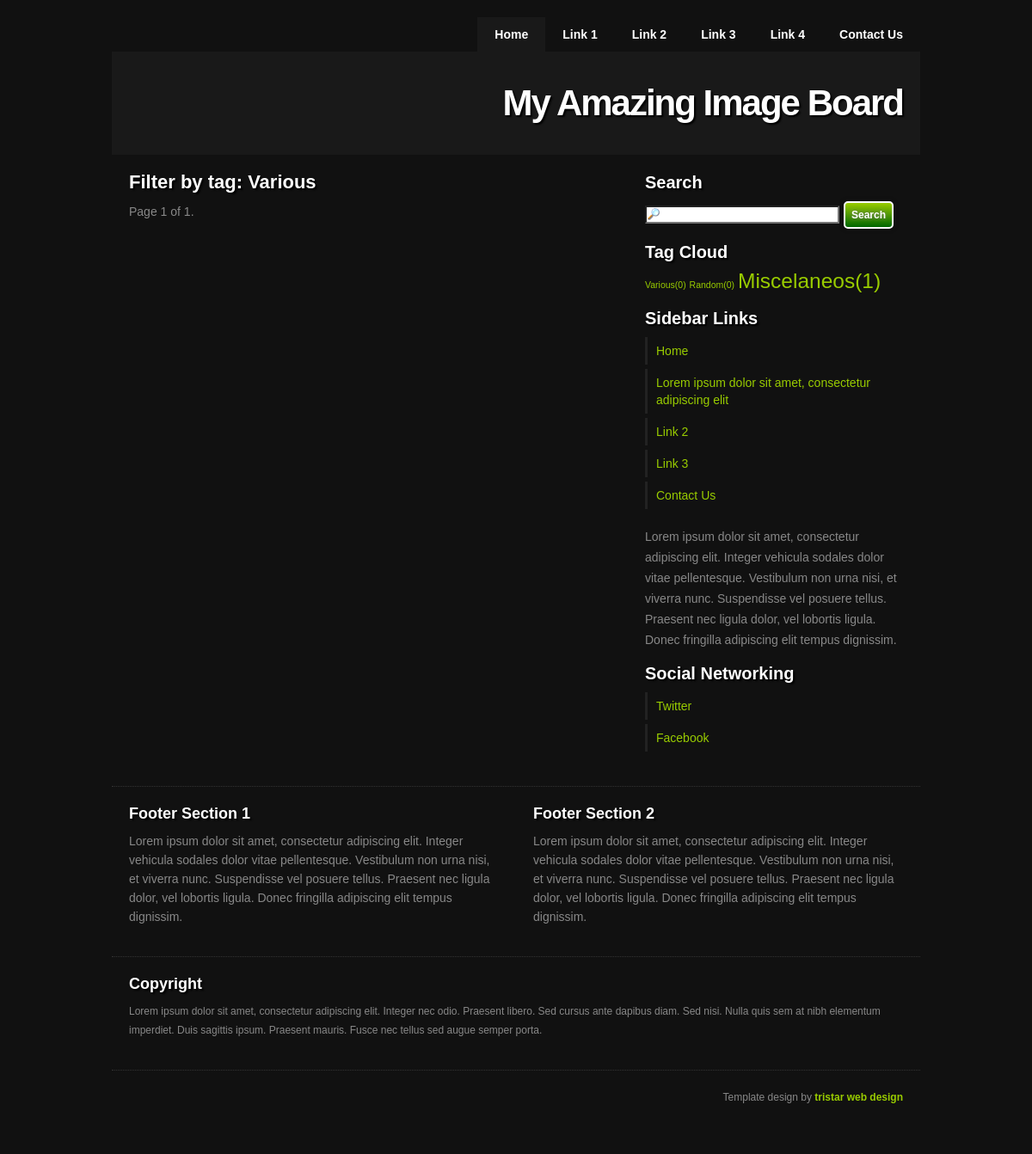
Page /tag/1/ on the committed database.
### imageboard/models.py (models this page shows, shortened)
class Tag(models.Model):
    title = models.CharField(max_length=100)
    images_per_tag = models.ManyToManyField(Image, through='ImageTag')
    def __unicode__(self):
        return self.title

### imageboard/views.py (the view)
# urls.py: url(r'^tag/(?P<tag_id>[0-9]+)/$', views.detail_tags, name = 'tag_details'),
def detail_tags(request, tag_id):
    tags = Tag.objects.get(pk = tag_id)
    tags_per_image = tags.images_per_tag.all()
    pag_images = paginator_exe(request, tags_per_image)
    tag_cloud = tagcloud()
    template = 'tags/detail_tags.html'
    data = {
        'tags': pag_images.object_list,
        'paginator_images': pag_images,
        'query': tags.title,
        'tagcloud': tag_cloud
    }
    return render_to_response(template, data, context_instance=RequestContext(request))

### imageboard/views.py (called while the page is built)
def paginator_exe(req, list, case=IMAGES_PER_PAGE):
    paginator = Paginator(list, case) # Show N post per page
    page = req.GET.get('page')
    try:
        pag_images = paginator.page(page)
    except (PageNotAnInteger, TypeError):
        pag_images = paginator.page(1)
    except EmptyPage:
        pag_images = paginator.page(paginator.num_pages)
    return pag_images

def tagcloud(threshold=0, maxsize=1.75, minsize=.75):
    counts, taglist, tagcloud = [], [], []
    tags = Tag.objects.all()
    for tag in tags:
        count = ImageTag.objects.filter(tag=tag.id).count()
        count >= threshold and (counts.append(count), taglist.append(tag))
    maxcount = max(counts)
    mincount = min(counts)
    constant = log(maxcount - (mincount - 1))/(maxsize - minsize or 1)
    tagcount = zip(taglist, counts)
    for tag, count in tagcount:
        size = log(count - (mincount - 1))/constant + minsize
        tagcloud.append({'tag': tag, 'count': count, 'size': round(size, 7)})
    return tagcloud

### public/templates/tags/detail_tags.html (shortened to what this page needs)
{% extends "base.html" %}
{% load staticfiles %}
{% block stylesheet %}
<link rel="stylesheet" href="{% static "css/style.css" %}" type="text/css" media="screen" />
{% endblock %}
{% block content %}
<section id="content">
  <h2>Filter by tag: {{query}}</h2>
  <div class="pagination">
    <span class="step-links">
      <span class="current">
        Page {{ paginator_images.number }} of {{ paginator_images.paginator.num_pages }}.
      </span>
    </span>
  </div>
</section>
{% endblock %}
{% block aside %}{% include "aside.html" %}{% endblock %}

### public/templates/aside.html
<aside id="sidebar">
  <h3>Search</h3>
  <form name="input" action="/search/" method="get">
    <ul class="clearfix">
      <li><input type="text" name="q" class="searchBox" /><input class="form-submit-button-2" type="submit" value="Search" /></li>
    </ul>
  </form>
  <h3>Tag Cloud</h3>
  <p>
  {% for tag in tagcloud %}
  <a style="font-size: {{ tag.size }}em;" title="tags" href="{% url 'imageboard:tag_details' tag.tag.id %}">{{ tag.tag }}({{ tag.count }})</a>
  {% endfor %}
  </p>
  <h3>Sidebar Links</h3>
  <ul class="clearfix">
    <li><a title="home" href="{% url 'imageboard:image_index' %}">Home</a></li>
    <li><a title="link 1" href="{% url 'imageboard:image_index' %}">Lorem ipsum dolor sit amet, consectetur adipiscing elit</a></li>
    <li><a title="link 2" href="{% url 'imageboard:image_index' %}">Link 2</a></li>
    <li><a title="link 3" href="{% url 'imageboard:image_index' %}">Link 3</a></li>
    <li><a title="contact us" href="{% url 'imageboard:image_index' %}">Contact Us</a></li>
  </ul>
  <p>Lorem ipsum dolor sit amet, consectetur adipiscing elit. Integer vehicula sodales dolor vitae pellentesque. Vestibulum non urna nisi, et viverra nunc. Suspendisse vel posuere tellus. Praesent nec ligula dolor, vel lobortis ligula. Donec fringilla adipiscing elit tempus dignissim.</p>
  <h3>Social Networking</h3>
  <ul class="clearfix">
    <li><a title="twitter" href="{% url 'imageboard:image_index' %}">Twitter</a></li>
    <li><a title="facebook" href="{% url 'imageboard:image_index' %}">Facebook</a></li>
  </ul>
</aside>

### public/static/css/style.css (style rules this page uses)
body { background: #111; font-family: Helvetica, Arial, sans-serif; color: #888; padding: 20px; font-size: 14px; }
a { color: #9C0; }
p { margin: 0 0 15px 0; }
h2 { font-weight: bold; font-size: 22px; margin: 0 0 10px 0; color: #FFF; text-shadow: 2px 2px 2px #000000; }
h3 { font-weight: bold; font-size: 20px; margin: 0 0 10px 0; color: #FFF; text-shadow: 2px 2px 2px #000000; }
section#content { float: left; width: 560px; padding: 20px; }
aside#sidebar { float: left; width: 300px; padding: 20px; }
aside#sidebar ul { margin: 0 0 15px 0; }
aside#sidebar ul li { display: block; }
aside#sidebar ul li a { float: left; width: 280px; padding: 6px 10px; border-left: 3px solid #222; margin: 0 0 5px 0; line-height: 20px; }
.searchBox { background-image:url('/static/images/magnifying-glass.gif'); background-repeat:no-repeat; padding-left:20px; width: 200px; }
.form-submit-button-2 { -moz-border-radius: 5px 5px 5px 5px; -webkit-border-radius: 5px 5px 5px 5px; -moz-box-shadow: 0 0 5px rgba(0, 0, 0, 0.5); -webkit-box-shadow: 0 0 5px rgba(0, 0, 0, 0.5); background: #9C0; background: -moz-linear-gradient(top, #9C0 0%, #006600 100%); background: -webkit-gradient(linear, left top, left bottom, color-stop(0%,#9C0), color-stop(100%,#006600)); border: 2px solid #FFFFFF; color: #FFFFFF; font-size: 12px; font-weight: bold; margin: 0 0 0 5px; vertical-align: 0px; overflow: visible; padding: 7px; text-shadow: 0 0 5px #777777; width: auto; cursor: pointer; }

### rows in the picture
Tag: title "Various", tag "Various", count "0"
Tag: tag "Random", count "0"
Tag: tag "Miscelaneos", count "1"

### other values in the picture
{{ paginator_images.number }} "1"
{{ paginator_images.paginator.num_pages }} "1"
